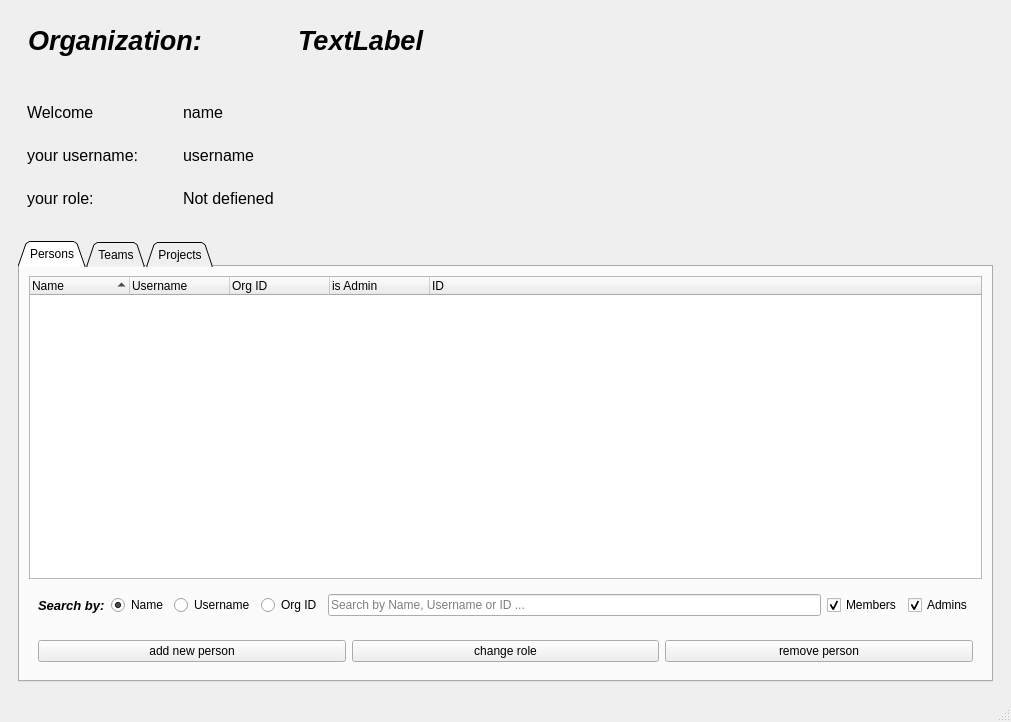
<?xml version="1.0" encoding="UTF-8"?>
<ui version="4.0">
 <class>OrganizationsWindow</class>
 <widget class="QMainWindow" name="OrganizationsWindow">
  <property name="geometry">
   <rect>
    <x>0</x>
    <y>0</y>
    <width>1011</width>
    <height>722</height>
   </rect>
  </property>
  <property name="windowTitle">
   <string>MainWindow</string>
  </property>
  <widget class="QWidget" name="centralwidget">
   <layout class="QVBoxLayout" name="verticalLayout">
    <item>
     <widget class="QWidget" name="header_widget" native="true">
      <property name="minimumSize">
       <size>
        <width>0</width>
        <height>200</height>
       </size>
      </property>
      <layout class="QVBoxLayout" name="verticalLayout_5">
       <item>
        <widget class="QWidget" name="widget_7" native="true">
         <property name="minimumSize">
          <size>
           <width>0</width>
           <height>70</height>
          </size>
         </property>
         <widget class="QLabel" name="org_name_lable">
          <property name="geometry">
           <rect>
            <x>280</x>
            <y>0</y>
            <width>261</width>
            <height>44</height>
           </rect>
          </property>
          <property name="font">
           <font>
            <pointsize>20</pointsize>
            <italic>true</italic>
            <bold>true</bold>
           </font>
          </property>
          <property name="text">
           <string>TextLabel</string>
          </property>
         </widget>
         <widget class="QLabel" name="organization_name_text">
          <property name="geometry">
           <rect>
            <x>10</x>
            <y>0</y>
            <width>214</width>
            <height>44</height>
           </rect>
          </property>
          <property name="font">
           <font>
            <pointsize>20</pointsize>
            <italic>true</italic>
            <bold>true</bold>
           </font>
          </property>
          <property name="text">
           <string>Organization:</string>
          </property>
         </widget>
        </widget>
       </item>
       <item>
        <widget class="QWidget" name="widget_6" native="true">
         <layout class="QHBoxLayout" name="horizontalLayout_8">
          <item>
           <widget class="QLabel" name="welcome_label">
            <property name="maximumSize">
             <size>
              <width>150</width>
              <height>16777215</height>
             </size>
            </property>
            <property name="font">
             <font>
              <pointsize>12</pointsize>
             </font>
            </property>
            <property name="text">
             <string>Welcome </string>
            </property>
           </widget>
          </item>
          <item>
           <widget class="QLabel" name="user_name_text">
            <property name="font">
             <font>
              <pointsize>12</pointsize>
             </font>
            </property>
            <property name="text">
             <string>name</string>
            </property>
           </widget>
          </item>
         </layout>
        </widget>
       </item>
       <item>
        <widget class="QWidget" name="widget_8" native="true">
         <layout class="QHBoxLayout" name="horizontalLayout_9">
          <item>
           <widget class="QLabel" name="username_label">
            <property name="maximumSize">
             <size>
              <width>150</width>
              <height>16777215</height>
             </size>
            </property>
            <property name="font">
             <font>
              <pointsize>12</pointsize>
             </font>
            </property>
            <property name="text">
             <string>your username:</string>
            </property>
           </widget>
          </item>
          <item>
           <widget class="QLabel" name="user_username_text">
            <property name="font">
             <font>
              <pointsize>12</pointsize>
             </font>
            </property>
            <property name="text">
             <string>username</string>
            </property>
           </widget>
          </item>
         </layout>
        </widget>
       </item>
       <item>
        <widget class="QWidget" name="widget_10" native="true">
         <property name="font">
          <font>
           <pointsize>12</pointsize>
          </font>
         </property>
         <layout class="QHBoxLayout" name="horizontalLayout_10">
          <item>
           <widget class="QLabel" name="role_label">
            <property name="maximumSize">
             <size>
              <width>150</width>
              <height>16777215</height>
             </size>
            </property>
            <property name="font">
             <font>
              <pointsize>12</pointsize>
             </font>
            </property>
            <property name="text">
             <string>your role:</string>
            </property>
           </widget>
          </item>
          <item>
           <widget class="QLabel" name="user_role_text">
            <property name="text">
             <string>Not defiened</string>
            </property>
           </widget>
          </item>
         </layout>
        </widget>
       </item>
      </layout>
     </widget>
    </item>
    <item>
     <widget class="QWidget" name="body_widget" native="true">
      <layout class="QHBoxLayout" name="horizontalLayout">
       <item>
        <widget class="QTabWidget" name="tabWidget">
         <property name="tabPosition">
          <enum>QTabWidget::North</enum>
         </property>
         <property name="tabShape">
          <enum>QTabWidget::Triangular</enum>
         </property>
         <property name="currentIndex">
          <number>0</number>
         </property>
         <property name="elideMode">
          <enum>Qt::ElideNone</enum>
         </property>
         <property name="documentMode">
          <bool>false</bool>
         </property>
         <property name="movable">
          <bool>true</bool>
         </property>
         <widget class="QWidget" name="Persons">
          <attribute name="title">
           <string>Persons</string>
          </attribute>
          <layout class="QVBoxLayout" name="verticalLayout_2">
           <item>
            <widget class="QTreeWidget" name="org_persons_tree_widget">
             <property name="sortingEnabled">
              <bool>true</bool>
             </property>
             <attribute name="headerShowSortIndicator" stdset="0">
              <bool>true</bool>
             </attribute>
             <column>
              <property name="text">
               <string>Name</string>
              </property>
             </column>
             <column>
              <property name="text">
               <string>Username</string>
              </property>
             </column>
             <column>
              <property name="text">
               <string>Org ID</string>
              </property>
             </column>
             <column>
              <property name="text">
               <string>is Admin</string>
              </property>
             </column>
             <column>
              <property name="text">
               <string>ID</string>
              </property>
             </column>
            </widget>
           </item>
           <item>
            <widget class="QWidget" name="widget" native="true">
             <layout class="QHBoxLayout" name="horizontalLayout_3">
              <item>
               <widget class="QLabel" name="search_org_per_by_text">
                <property name="font">
                 <font>
                  <pointsize>10</pointsize>
                  <italic>true</italic>
                  <bold>true</bold>
                 </font>
                </property>
                <property name="text">
                 <string>Search by:</string>
                </property>
               </widget>
              </item>
              <item>
               <widget class="QRadioButton" name="search_org_per_by_name_radio">
                <property name="text">
                 <string>Name</string>
                </property>
                <property name="checked">
                 <bool>true</bool>
                </property>
               </widget>
              </item>
              <item>
               <widget class="QRadioButton" name="search_org_per_by_username_radio">
                <property name="text">
                 <string>Username</string>
                </property>
                <property name="checked">
                 <bool>false</bool>
                </property>
               </widget>
              </item>
              <item>
               <widget class="QRadioButton" name="search_org_per_by_org_ID_radio">
                <property name="text">
                 <string>Org ID</string>
                </property>
               </widget>
              </item>
              <item>
               <widget class="QLineEdit" name="org_users_search_line_edit">
                <property name="placeholderText">
                 <string>Search by Name, Username or ID ...</string>
                </property>
               </widget>
              </item>
              <item>
               <widget class="QCheckBox" name="is_org_member_checkbox">
                <property name="text">
                 <string>Members</string>
                </property>
                <property name="checked">
                 <bool>true</bool>
                </property>
               </widget>
              </item>
              <item>
               <widget class="QCheckBox" name="is_org_admin_checkbox">
                <property name="text">
                 <string>Admins</string>
                </property>
                <property name="checked">
                 <bool>true</bool>
                </property>
               </widget>
              </item>
             </layout>
            </widget>
           </item>
           <item>
            <widget class="QWidget" name="Persons_widget" native="true">
             <layout class="QHBoxLayout" name="horizontalLayout_2">
              <item>
               <widget class="QPushButton" name="org_page_add_person_BTN">
                <property name="text">
                 <string>add new person</string>
                </property>
               </widget>
              </item>
              <item>
               <widget class="QPushButton" name="org_page_edit_person_BTN">
                <property name="text">
                 <string>change role</string>
                </property>
               </widget>
              </item>
              <item>
               <widget class="QPushButton" name="org_page_remove_person_BTN">
                <property name="text">
                 <string>remove person</string>
                </property>
               </widget>
              </item>
             </layout>
            </widget>
           </item>
          </layout>
         </widget>
         <widget class="QWidget" name="Teams">
          <attribute name="title">
           <string>Teams</string>
          </attribute>
          <layout class="QVBoxLayout" name="verticalLayout_3">
           <item>
            <widget class="QTreeWidget" name="teams_tree_widget">
             <property name="sortingEnabled">
              <bool>true</bool>
             </property>
             <column>
              <property name="text">
               <string>Team name</string>
              </property>
             </column>
             <column>
              <property name="text">
               <string>Team ID</string>
              </property>
             </column>
            </widget>
           </item>
           <item>
            <widget class="QWidget" name="widget_2" native="true">
             <layout class="QHBoxLayout" name="horizontalLayout_4">
              <item>
               <widget class="QPushButton" name="add_team_BTN">
                <property name="text">
                 <string>add a team</string>
                </property>
               </widget>
              </item>
              <item>
               <widget class="QPushButton" name="edit_team_name_BTN">
                <property name="text">
                 <string>edit team name</string>
                </property>
               </widget>
              </item>
              <item>
               <widget class="QPushButton" name="remove_team_BTN">
                <property name="text">
                 <string>remove team</string>
                </property>
               </widget>
              </item>
             </layout>
            </widget>
           </item>
           <item>
            <widget class="QWidget" name="widget_4" native="true">
             <layout class="QHBoxLayout" name="horizontalLayout_5">
              <item>
               <widget class="QLineEdit" name="search_teams_line_edit">
                <property name="placeholderText">
                 <string>search ...</string>
                </property>
               </widget>
              </item>
             </layout>
            </widget>
           </item>
          </layout>
         </widget>
         <widget class="QWidget" name="Projects">
          <attribute name="title">
           <string>Projects</string>
          </attribute>
          <layout class="QVBoxLayout" name="verticalLayout_4">
           <item>
            <widget class="QTreeWidget" name="projects_tree_widget">
             <property name="sortingEnabled">
              <bool>true</bool>
             </property>
             <column>
              <property name="text">
               <string>Project Name</string>
              </property>
             </column>
             <column>
              <property name="text">
               <string>Project Admin</string>
              </property>
             </column>
            </widget>
           </item>
           <item>
            <widget class="QWidget" name="widget_3" native="true">
             <layout class="QHBoxLayout" name="horizontalLayout_6">
              <item>
               <widget class="QPushButton" name="add_project_BTN">
                <property name="text">
                 <string>add new project</string>
                </property>
               </widget>
              </item>
              <item>
               <widget class="QPushButton" name="edit_project_BTN">
                <property name="text">
                 <string>edit project</string>
                </property>
               </widget>
              </item>
              <item>
               <widget class="QPushButton" name="remove_project_BTN">
                <property name="text">
                 <string>remove project</string>
                </property>
               </widget>
              </item>
             </layout>
            </widget>
           </item>
           <item>
            <widget class="QWidget" name="widget_5" native="true">
             <layout class="QHBoxLayout" name="horizontalLayout_7">
              <item>
               <widget class="QLineEdit" name="search_projects_line_edit">
                <property name="placeholderText">
                 <string>search ...</string>
                </property>
               </widget>
              </item>
             </layout>
            </widget>
           </item>
          </layout>
         </widget>
        </widget>
       </item>
      </layout>
     </widget>
    </item>
   </layout>
  </widget>
  <widget class="QMenuBar" name="menubar">
   <property name="geometry">
    <rect>
     <x>0</x>
     <y>0</y>
     <width>1011</width>
     <height>26</height>
    </rect>
   </property>
  </widget>
  <widget class="QStatusBar" name="statusbar"/>
 </widget>
 <resources/>
 <connections/>
</ui>
